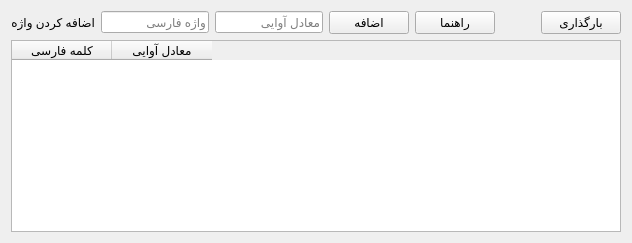
        <widget class="QWidget" name="tab">
         <attribute name="icon">
          <iconset resource="resource.qrc">
           <normaloff>:/icon/language.png</normaloff>:/icon/language.png</iconset>
         </attribute>
         <attribute name="title">
          <string>فرهنگ واژگان</string>
         </attribute>
         <layout class="QVBoxLayout" name="verticalLayout_19">
          <item>
           <layout class="QVBoxLayout" name="verticalLayout_18">
            <item>
             <layout class="QHBoxLayout" name="horizontalLayout_14">
              <item>
               <layout class="QVBoxLayout" name="verticalLayout_20">
                <item>
                 <layout class="QHBoxLayout" name="horizontalLayout_15">
                  <item>
                   <widget class="QLabel" name="label_26">
                    <property name="text">
                     <string>اضافه کردن واژه</string>
                    </property>
                   </widget>
                  </item>
                  <item>
                   <widget class="QLineEdit" name="persianWord">
                    <property name="enabled">
                     <bool>true</bool>
                    </property>
                    <property name="placeholderText">
                     <string>واژه فارسی</string>
                    </property>
                   </widget>
                  </item>
                  <item>
                   <widget class="QLineEdit" name="phonemWord">
                    <property name="enabled">
                     <bool>true</bool>
                    </property>
                    <property name="placeholderText">
                     <string>معادل آوایی</string>
                    </property>
                   </widget>
                  </item>
                  <item>
                   <widget class="QPushButton" name="addToDicButton">
                    <property name="enabled">
                     <bool>true</bool>
                    </property>
                    <property name="layoutDirection">
                     <enum>Qt::LeftToRight</enum>
                    </property>
                    <property name="text">
                     <string>اضافه</string>
                    </property>
                    <property name="icon">
                     <iconset resource="resource.qrc">
                      <normaloff>:/icon/add.png</normaloff>:/icon/add.png</iconset>
                    </property>
                    <property name="iconSize">
                     <size>
                      <width>22</width>
                      <height>24</height>
                     </size>
                    </property>
                   </widget>
                  </item>
                  <item>
                   <widget class="QPushButton" name="tab3HelpButton">
                    <property name="enabled">
                     <bool>true</bool>
                    </property>
                    <property name="layoutDirection">
                     <enum>Qt::LeftToRight</enum>
                    </property>
                    <property name="text">
                     <string>راهنما</string>
                    </property>
                    <property name="icon">
                     <iconset resource="resource.qrc">
                      <normaloff>:/icon/question.png</normaloff>:/icon/question.png</iconset>
                    </property>
                    <property name="iconSize">
                     <size>
                      <width>22</width>
                      <height>24</height>
                     </size>
                    </property>
                   </widget>
                  </item>
                 </layout>
                </item>
               </layout>
              </item>
              <item>
               <spacer name="horizontalSpacer_15">
                <property name="orientation">
                 <enum>Qt::Horizontal</enum>
                </property>
                <property name="sizeHint" stdset="0">
                 <size>
                  <width>40</width>
                  <height>20</height>
                 </size>
                </property>
               </spacer>
              </item>
              <item>
               <widget class="QPushButton" name="updateDicTableButton">
                <property name="enabled">
                 <bool>true</bool>
                </property>
                <property name="layoutDirection">
                 <enum>Qt::LeftToRight</enum>
                </property>
                <property name="text">
                 <string>بارگذاری</string>
                </property>
                <property name="icon">
                 <iconset resource="resource.qrc">
                  <normaloff>:/icon/update.png</normaloff>:/icon/update.png</iconset>
                </property>
                <property name="iconSize">
                 <size>
                  <width>22</width>
                  <height>24</height>
                 </size>
                </property>
               </widget>
              </item>
             </layout>
            </item>
            <item>
             <widget class="QTableWidget" name="dicTable">
              <property name="enabled">
               <bool>true</bool>
              </property>
              <property name="rowCount">
               <number>0</number>
              </property>
              <column>
               <property name="text">
                <string>کلمه فارسی</string>
               </property>
              </column>
              <column>
               <property name="text">
                <string>معادل آوایی</string>
               </property>
              </column>
             </widget>
            </item>
           </layout>
          </item>
         </layout>
        </widget>
